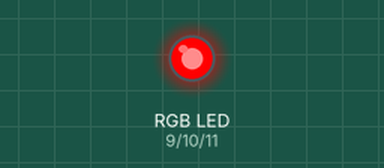
This sketch was run on a simulated Arduino Uno, built with avr-gcc and run on an emulated ATmega328P. Shown: an RGB LED mixed from three pins (HIGH = lit).

Above: at 0.5 s.
At 1.5 s:
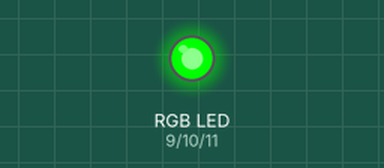
At 2.5 s:
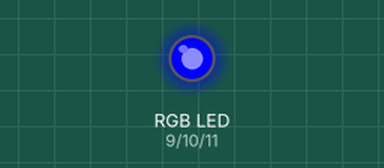
At 3.5 s:
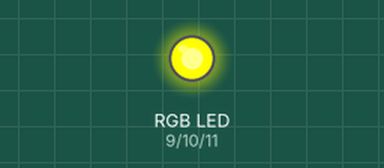
At 4.6 s:
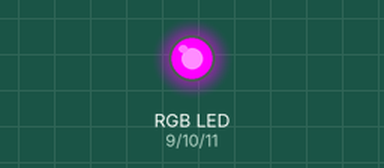
At 5.6 s:
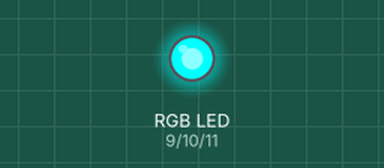
Timing chart, 0 to 8.0 s (numbered marks = the images above):
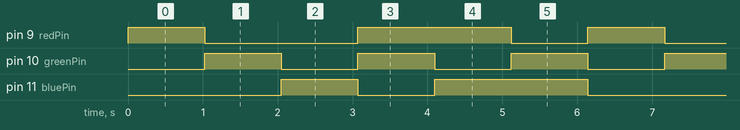

The sketch:

2.ino
```cpp
// Timer 1 is used by PWM pins 9 and 10, timer 2 is used by PWM pin 11. Timer 0 is left available for generating interrupts.
// On an Arduino Uno, the timer 0 is already set up for millisecond timing with a roughly 1 KHz frequency.
// The exact overflow frequency of the 8 bit counter with 16 MHz clock speed and a prescaler value of 64 is 976,5625Hz (16000000Hz/64/256).

// Define output pins:
#define redPin   9
#define greenPin 10
#define bluePin  11

// Store the next chosen colour:
int colour = 1;

// Store the interrupt count:
int interruptCount = 0;

// Define the RGB values for each colour:
const int red[]     = {255, 0, 0};
const int green[]   = {0, 255, 0};
const int blue[]    = {0, 0, 255};
const int yellow[]  = {255, 255, 0};
const int magenta[] = {255, 0, 255};
const int cyan[]    = {0, 255, 255};

// Make the RGB values easily accessable by storing their memory locations in an array:
const int* colours[] = {red,
                        green,
                        blue,
                        yellow,
                        magenta,
                        cyan};

// See section 14 from ATmega328P datasheet for register descriptions and reference.
void setup() {
  // Set Output compare register A to 128. Output compare unit raises an interrupt flag every time the value of timer 0 matches this:
  OCR0A = 0b10000000;
  // Set the Timer/Counter0 Output Compare Match A Interrupt Enable bit from Timer/Counter0 Interrupt Mask Register:
  TIMSK0 |= _BV(OCIE0A);

  // Start with colour red:
  setColour(colours[0]);
}

ISR(TIMER0_COMPA_vect) {
  // Reset the interrupt counter and change colour at roughly 1Hz intervals:
  if(interruptCount >= 1000) {
    interruptCount = 0;
    cycle();
  }

  interruptCount++;
}

void cycle() {
  setColour(colours[colour]);
  colour++;
  if (colour > 5) {
    colour = 0;
  }
}

void setColour(int rgbValues[3]) {
  analogWrite(redPin,   rgbValues[0]);
  analogWrite(greenPin, rgbValues[1]);
  analogWrite(bluePin,  rgbValues[2]);
}

void loop() {
}
```

Measured:
- by itself, pin 9 (redPin): repeats every 6.1 s: HIGH 2.0 s, LOW 1.0 s, HIGH 1.0 s, LOW 2.0 s
- by itself, pin 10 (greenPin): alternates HIGH for 1.0 s and LOW for 1.0 s
- by itself, pin 11 (bluePin): repeats every 6.1 s: LOW 1.0 s, HIGH 2.0 s, LOW 2.0 s, HIGH 1.0 s
